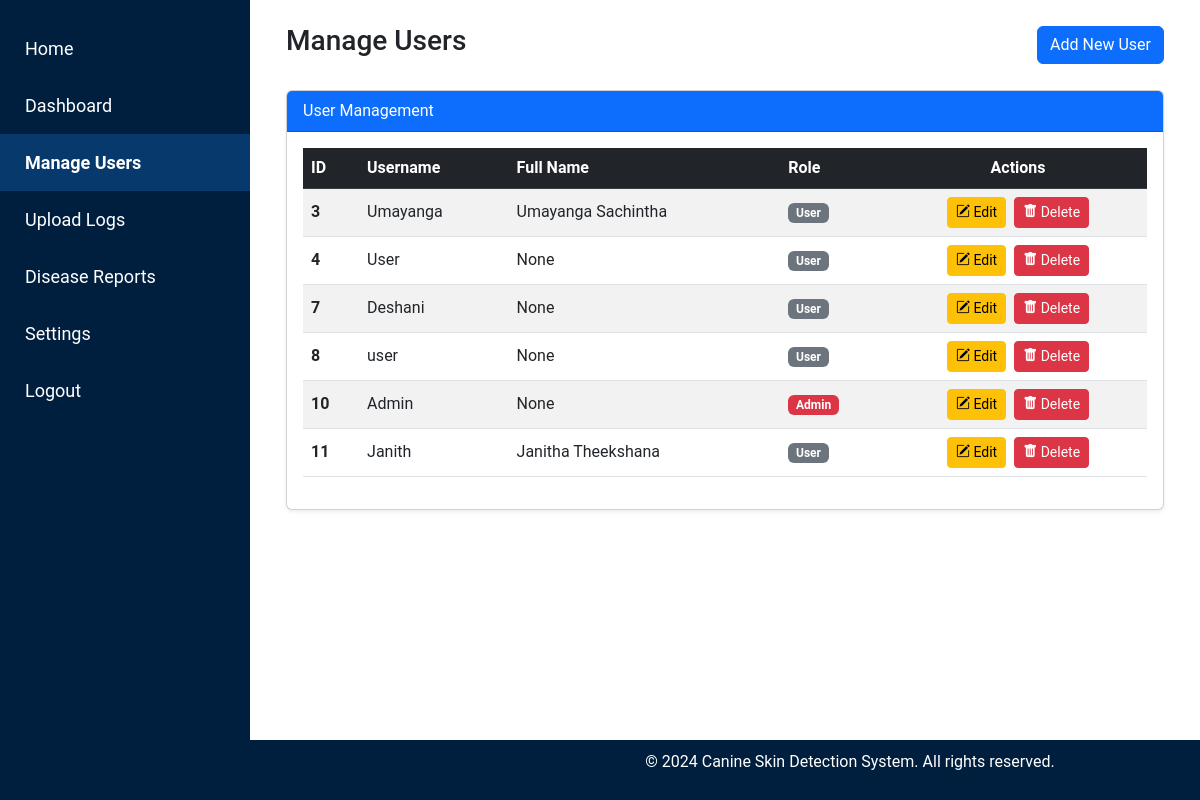
/admin/manage_users (signed in), run on the app's committed database.
### tables this page shows
CREATE TABLE users (
    id INTEGER PRIMARY KEY AUTOINCREMENT,
    username TEXT UNIQUE NOT NULL,
    password TEXT NOT NULL
, "role" TEXT NOT NULL DEFAULT 'user', full_name TEXT, dob DATE, nic TEXT, profile_picture TEXT, address TEXT);

### admin.py (the view)
@admin.route('/manage_users')
def manage_users():
    if 'user' not in session or session.get('role') != 'admin':
        flash('Access denied! Admins only.', 'danger')
        return redirect(url_for('index'))
    conn = get_db_connection()
    users = conn.execute('SELECT id, username, full_name, role FROM users').fetchall()
    conn.close()
    return render_template('admin/manage_users.html', users=users)

### db.py (called while the page is built)
def get_db_connection():
    conn = sqlite3.connect('site.db')
    conn.row_factory = sqlite3.Row  # Allows accessing rows as dictionaries
    return conn

### templates/admin/manage_users.html (shortened to what this page needs)
<!DOCTYPE html>
<html lang="en">
<head>
    <link href="https://cdn.jsdelivr.net/npm/bootstrap@5.3.0-alpha1/dist/css/bootstrap.min.css" rel="stylesheet">
    <link rel="stylesheet" href="{{ url_for('static', filename='css/admin_styles.css') }}">
    <link href="https://cdnjs.cloudflare.com/ajax/libs/bootstrap-icons/1.8.1/font/bootstrap-icons.min.css" rel="stylesheet">
</head>
<body>
    {% include 'partials/admin_sidebar.html' %}
    <div class="content p-4">
        <div class="container-fluid">
            <div class="d-flex justify-content-between align-items-center mb-4">
                <h1 class="h3">Manage Users</h1>
                <a href="{{ url_for('admin.add_user') }}" class="btn btn-primary">Add New User</a>
            </div>
            <div class="card shadow-sm">
                <div class="card-header bg-primary text-white">
                    User Management
                </div>
                <div class="card-body">
                    <table class="table table-hover table-striped align-middle">
                        <thead class="table-dark">
                            <tr>
                                <th scope="col">ID</th>
                                <th scope="col">Username</th>
                                <th scope="col">Full Name</th>
                                <th scope="col">Role</th>
                                <th scope="col" class="text-center">Actions</th>
                            </tr>
                        </thead>
                        <tbody>
                            {% for user in users %}
                            <tr>
                                <th scope="row">{{ user.id }}</th>
                                <td>{{ user.username }}</td>
                                <td>{{ user.full_name }}</td>
                                <td>
                                    <span class="badge {% if user.role == 'admin' %} bg-danger {% else %} bg-secondary {% endif %}">
                                        {{ user.role | capitalize }}
                                    </span>
                                </td>
                                <td class="text-center">
                                    <a href="{{ url_for('admin.edit_user', user_id=user.id) }}" class="btn btn-sm btn-warning me-1" title="Edit User" data-bs-toggle="tooltip" data-bs-placement="top">
                                        <i class="bi bi-pencil-square"></i> Edit
                                    </a>
                                    <form action="{{ url_for('admin.delete_user', user_id=user.id) }}" method="POST" class="d-inline-block" onsubmit="return confirm('Are you sure you want to delete this user?');">
                                        <button type="submit" class="btn btn-sm btn-danger" title="Delete User" data-bs-toggle="tooltip" data-bs-placement="top">
                                            <i class="bi bi-trash-fill"></i> Delete
                                        </button>
                                    </form>
                                </td>
                            </tr>
                            {% endfor %}
                        </tbody>
                    </table>
                </div>
            </div>
        </div>
    </div>
    {% include 'partials/footer_admin.html' %}
</body>
</html>

### static/css/admin_styles.css (style rules this page uses)
body { font-family: 'Roboto', sans-serif; }
.card { margin-bottom: 20px; }
.content { margin-left: 250px; padding: 20px; }

### data on the page
users: id "3", username "Umayanga", full_name "Umayanga Sachintha", role "User"
users: id "4", username "User", full_name "None", role "User"
users: id "7", username "Deshani", full_name "None", role "User"
users: id "8", username "user", full_name "None", role "User"
users: id "10", username "Admin", full_name "None", role "Admin"
users: id "11", username "Janith", full_name "Janitha Theekshana", role "User"
